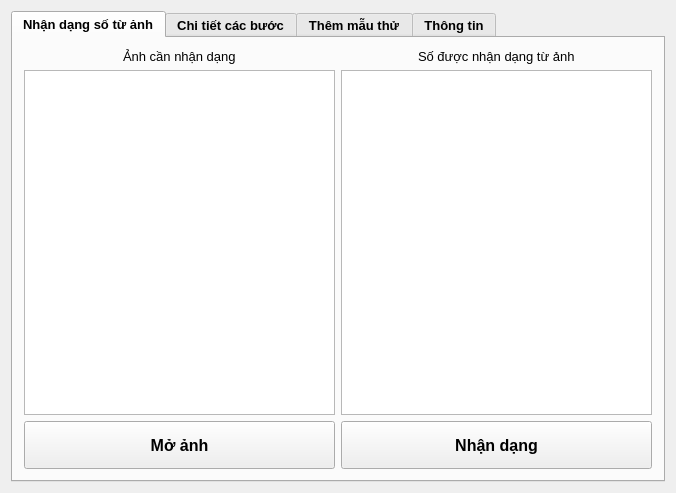
<?xml version="1.0" encoding="UTF-8"?>
<ui version="4.0">
 <class>MainWindow</class>
 <widget class="QMainWindow" name="MainWindow">
  <property name="geometry">
   <rect>
    <x>0</x>
    <y>0</y>
    <width>676</width>
    <height>493</height>
   </rect>
  </property>
  <property name="sizePolicy">
   <sizepolicy hsizetype="Preferred" vsizetype="Preferred">
    <horstretch>0</horstretch>
    <verstretch>0</verstretch>
   </sizepolicy>
  </property>
  <property name="minimumSize">
   <size>
    <width>640</width>
    <height>480</height>
   </size>
  </property>
  <property name="windowTitle">
   <string>Nhận dạng số từ ảnh đơn giản</string>
  </property>
  <widget class="QWidget" name="centralWidget">
   <layout class="QGridLayout" name="gridLayout_2">
    <item row="0" column="0">
     <layout class="QGridLayout" name="gridLayout">
      <item row="0" column="0">
       <widget class="QTabWidget" name="tabWidget">
        <property name="minimumSize">
         <size>
          <width>0</width>
          <height>0</height>
         </size>
        </property>
        <property name="font">
         <font>
          <pointsize>10</pointsize>
          <weight>75</weight>
          <bold>true</bold>
         </font>
        </property>
        <property name="currentIndex">
         <number>0</number>
        </property>
        <widget class="QWidget" name="tab_1">
         <property name="minimumSize">
          <size>
           <width>0</width>
           <height>0</height>
          </size>
         </property>
         <attribute name="title">
          <string>Nhận dạng số từ ảnh</string>
         </attribute>
         <layout class="QGridLayout" name="gridLayout_5">
          <item row="1" column="0" colspan="2">
           <layout class="QHBoxLayout" name="horizontalLayout">
            <item>
             <widget class="QPushButton" name="openButton">
              <property name="minimumSize">
               <size>
                <width>0</width>
                <height>48</height>
               </size>
              </property>
              <property name="font">
               <font>
                <pointsize>12</pointsize>
                <weight>75</weight>
                <bold>true</bold>
               </font>
              </property>
              <property name="text">
               <string>Mở ảnh</string>
              </property>
             </widget>
            </item>
            <item>
             <widget class="QPushButton" name="runButton">
              <property name="enabled">
               <bool>true</bool>
              </property>
              <property name="minimumSize">
               <size>
                <width>0</width>
                <height>48</height>
               </size>
              </property>
              <property name="font">
               <font>
                <pointsize>12</pointsize>
                <weight>75</weight>
                <bold>true</bold>
               </font>
              </property>
              <property name="text">
               <string>Nhận dạng</string>
              </property>
             </widget>
            </item>
           </layout>
          </item>
          <item row="0" column="0" colspan="2">
           <layout class="QHBoxLayout" name="horizontalLayout_2">
            <item>
             <layout class="QVBoxLayout" name="verticalLayout_2">
              <item alignment="Qt::AlignHCenter">
               <widget class="QLabel" name="label">
                <property name="font">
                 <font>
                  <weight>50</weight>
                  <bold>false</bold>
                 </font>
                </property>
                <property name="text">
                 <string>Ảnh cần nhận dạng</string>
                </property>
               </widget>
              </item>
              <item>
               <widget class="QGraphicsView" name="graphicsView">
                <property name="verticalScrollBarPolicy">
                 <enum>Qt::ScrollBarAsNeeded</enum>
                </property>
                <property name="horizontalScrollBarPolicy">
                 <enum>Qt::ScrollBarAsNeeded</enum>
                </property>
                <property name="sizeAdjustPolicy">
                 <enum>QAbstractScrollArea::AdjustIgnored</enum>
                </property>
                <property name="resizeAnchor">
                 <enum>QGraphicsView::NoAnchor</enum>
                </property>
                <property name="viewportUpdateMode">
                 <enum>QGraphicsView::MinimalViewportUpdate</enum>
                </property>
               </widget>
              </item>
             </layout>
            </item>
            <item>
             <layout class="QVBoxLayout" name="verticalLayout">
              <item alignment="Qt::AlignHCenter">
               <widget class="QLabel" name="label_2">
                <property name="font">
                 <font>
                  <weight>50</weight>
                  <bold>false</bold>
                 </font>
                </property>
                <property name="text">
                 <string>Số được nhận dạng từ ảnh</string>
                </property>
               </widget>
              </item>
              <item>
               <widget class="QTextEdit" name="textEdit">
                <property name="font">
                 <font>
                  <pointsize>36</pointsize>
                  <weight>75</weight>
                  <bold>true</bold>
                 </font>
                </property>
                <property name="readOnly">
                 <bool>true</bool>
                </property>
               </widget>
              </item>
             </layout>
            </item>
           </layout>
          </item>
         </layout>
        </widget>
        <widget class="QWidget" name="tab_2">
         <attribute name="title">
          <string>Chi tiết các bước</string>
         </attribute>
         <layout class="QGridLayout" name="gridLayout_3">
          <item row="0" column="0">
           <widget class="QStackedWidget" name="stackedWidget">
            <property name="font">
             <font>
              <pointsize>12</pointsize>
             </font>
            </property>
            <property name="currentIndex">
             <number>0</number>
            </property>
            <widget class="QWidget" name="page_0">
             <layout class="QGridLayout" name="gridLayout_4">
              <item row="0" column="0">
               <layout class="QVBoxLayout" name="verticalLayout_3">
                <item>
                 <widget class="QGraphicsView" name="graphicsView_0"/>
                </item>
                <item alignment="Qt::AlignHCenter">
                 <widget class="QLabel" name="label_3">
                  <property name="text">
                   <string>Bước 1: Mở ảnh</string>
                  </property>
                 </widget>
                </item>
                <item>
                 <spacer name="horizontalSpacer">
                  <property name="orientation">
                   <enum>Qt::Horizontal</enum>
                  </property>
                  <property name="sizeHint" stdset="0">
                   <size>
                    <width>40</width>
                    <height>20</height>
                   </size>
                  </property>
                 </spacer>
                </item>
               </layout>
              </item>
              <item row="1" column="0">
               <layout class="QHBoxLayout" name="horizontalLayout_4">
                <item>
                 <widget class="QPushButton" name="pushButton_2">
                  <property name="enabled">
                   <bool>false</bool>
                  </property>
                  <property name="minimumSize">
                   <size>
                    <width>0</width>
                    <height>48</height>
                   </size>
                  </property>
                  <property name="font">
                   <font>
                    <pointsize>12</pointsize>
                   </font>
                  </property>
                  <property name="text">
                   <string>Trở lại</string>
                  </property>
                 </widget>
                </item>
                <item>
                 <widget class="QPushButton" name="nextButton_0">
                  <property name="minimumSize">
                   <size>
                    <width>0</width>
                    <height>48</height>
                   </size>
                  </property>
                  <property name="font">
                   <font>
                    <pointsize>12</pointsize>
                   </font>
                  </property>
                  <property name="text">
                   <string>Tiếp theo</string>
                  </property>
                 </widget>
                </item>
               </layout>
              </item>
             </layout>
            </widget>
            <widget class="QWidget" name="page_1">
             <layout class="QGridLayout" name="gridLayout_6">
              <item row="0" column="0">
               <layout class="QVBoxLayout" name="verticalLayout_4">
                <item>
                 <widget class="QGraphicsView" name="graphicsView_1"/>
                </item>
                <item alignment="Qt::AlignHCenter">
                 <widget class="QLabel" name="label_4">
                  <property name="text">
                   <string>Bước 2: Chuyển sang ảnh đa mức xám</string>
                  </property>
                 </widget>
                </item>
                <item>
                 <spacer name="horizontalSpacer_2">
                  <property name="orientation">
                   <enum>Qt::Horizontal</enum>
                  </property>
                  <property name="sizeHint" stdset="0">
                   <size>
                    <width>40</width>
                    <height>20</height>
                   </size>
                  </property>
                 </spacer>
                </item>
               </layout>
              </item>
              <item row="1" column="0">
               <layout class="QHBoxLayout" name="horizontalLayout_3">
                <item>
                 <widget class="QPushButton" name="preButton_1">
                  <property name="minimumSize">
                   <size>
                    <width>0</width>
                    <height>48</height>
                   </size>
                  </property>
                  <property name="font">
                   <font>
                    <pointsize>12</pointsize>
                    <weight>75</weight>
                    <bold>true</bold>
                   </font>
                  </property>
                  <property name="text">
                   <string>Trở lại</string>
                  </property>
                 </widget>
                </item>
                <item>
                 <widget class="QPushButton" name="nextButton_1">
                  <property name="minimumSize">
                   <size>
                    <width>0</width>
                    <height>48</height>
                   </size>
                  </property>
                  <property name="font">
                   <font>
                    <pointsize>12</pointsize>
                   </font>
                  </property>
                  <property name="text">
                   <string>Tiếp theo</string>
                  </property>
                 </widget>
                </item>
               </layout>
              </item>
             </layout>
            </widget>
            <widget class="QWidget" name="page_2">
             <layout class="QGridLayout" name="gridLayout_7">
              <item row="0" column="0">
               <layout class="QVBoxLayout" name="verticalLayout_5">
                <item>
                 <widget class="QGraphicsView" name="graphicsView_2"/>
                </item>
                <item alignment="Qt::AlignHCenter">
                 <widget class="QLabel" name="label_5">
                  <property name="text">
                   <string>Bước 3: Chuyển sang ảnh nhị phân</string>
                  </property>
                 </widget>
                </item>
                <item>
                 <spacer name="horizontalSpacer_3">
                  <property name="orientation">
                   <enum>Qt::Horizontal</enum>
                  </property>
                  <property name="sizeHint" stdset="0">
                   <size>
                    <width>40</width>
                    <height>20</height>
                   </size>
                  </property>
                 </spacer>
                </item>
               </layout>
              </item>
              <item row="1" column="0">
               <layout class="QHBoxLayout" name="horizontalLayout_6">
                <item>
                 <widget class="QPushButton" name="preButton_2">
                  <property name="minimumSize">
                   <size>
                    <width>0</width>
                    <height>48</height>
                   </size>
                  </property>
                  <property name="font">
                   <font>
                    <pointsize>12</pointsize>
                   </font>
                  </property>
                  <property name="text">
                   <string>Trở lại</string>
                  </property>
                 </widget>
                </item>
                <item>
                 <widget class="QPushButton" name="nextButton_2">
                  <property name="minimumSize">
                   <size>
                    <width>0</width>
                    <height>48</height>
                   </size>
                  </property>
                  <property name="font">
                   <font>
                    <pointsize>12</pointsize>
                   </font>
                  </property>
                  <property name="text">
                   <string>Tiếp theo</string>
                  </property>
                 </widget>
                </item>
               </layout>
              </item>
             </layout>
            </widget>
            <widget class="QWidget" name="page_3">
             <layout class="QGridLayout" name="gridLayout_8">
              <item row="0" column="0">
               <layout class="QVBoxLayout" name="verticalLayout_6">
                <item>
                 <widget class="QGraphicsView" name="graphicsView_3"/>
                </item>
                <item alignment="Qt::AlignHCenter">
                 <widget class="QLabel" name="label_6">
                  <property name="text">
                   <string>Bước 4: Khử nhiễu</string>
                  </property>
                 </widget>
                </item>
                <item>
                 <spacer name="horizontalSpacer_4">
                  <property name="orientation">
                   <enum>Qt::Horizontal</enum>
                  </property>
                  <property name="sizeHint" stdset="0">
                   <size>
                    <width>40</width>
                    <height>20</height>
                   </size>
                  </property>
                 </spacer>
                </item>
               </layout>
              </item>
              <item row="1" column="0">
               <layout class="QHBoxLayout" name="horizontalLayout_7">
                <item>
                 <widget class="QPushButton" name="preButton_3">
                  <property name="minimumSize">
                   <size>
                    <width>0</width>
                    <height>48</height>
                   </size>
                  </property>
                  <property name="font">
                   <font>
                    <pointsize>12</pointsize>
                   </font>
                  </property>
                  <property name="text">
                   <string>Trở lại</string>
                  </property>
                 </widget>
                </item>
                <item>
                 <widget class="QPushButton" name="nextButton_3">
                  <property name="minimumSize">
                   <size>
                    <width>0</width>
                    <height>48</height>
                   </size>
                  </property>
                  <property name="text">
                   <string>Tiếp theo</string>
                  </property>
                 </widget>
                </item>
               </layout>
              </item>
             </layout>
            </widget>
            <widget class="QWidget" name="page_4">
             <layout class="QGridLayout" name="gridLayout_9">
              <item row="0" column="0">
               <layout class="QVBoxLayout" name="verticalLayout_7">
                <item>
                 <widget class="QGraphicsView" name="graphicsView_4"/>
                </item>
                <item alignment="Qt::AlignHCenter">
                 <widget class="QLabel" name="label_7">
                  <property name="text">
                   <string>Bước 5: Khoanh vùng những nơi có số trên ảnh</string>
                  </property>
                 </widget>
                </item>
                <item>
                 <spacer name="horizontalSpacer_5">
                  <property name="orientation">
                   <enum>Qt::Horizontal</enum>
                  </property>
                  <property name="sizeHint" stdset="0">
                   <size>
                    <width>40</width>
                    <height>20</height>
                   </size>
                  </property>
                 </spacer>
                </item>
               </layout>
              </item>
              <item row="1" column="0">
               <layout class="QHBoxLayout" name="horizontalLayout_8">
                <item>
                 <widget class="QPushButton" name="preButton_4">
                  <property name="minimumSize">
                   <size>
                    <width>0</width>
                    <height>48</height>
                   </size>
                  </property>
                  <property name="text">
                   <string>Trở lại</string>
                  </property>
                 </widget>
                </item>
                <item>
                 <widget class="QPushButton" name="nextButton_4">
                  <property name="minimumSize">
                   <size>
                    <width>0</width>
                    <height>48</height>
                   </size>
                  </property>
                  <property name="text">
                   <string>Tiếp theo</string>
                  </property>
                 </widget>
                </item>
               </layout>
              </item>
             </layout>
            </widget>
            <widget class="QWidget" name="page_5">
             <layout class="QGridLayout" name="gridLayout_10">
              <item row="0" column="0">
               <layout class="QVBoxLayout" name="verticalLayout_8">
                <item>
                 <widget class="QTextEdit" name="textEdit_5">
                  <property name="font">
                   <font>
                    <pointsize>48</pointsize>
                   </font>
                  </property>
                  <property name="readOnly">
                   <bool>true</bool>
                  </property>
                 </widget>
                </item>
                <item alignment="Qt::AlignHCenter">
                 <widget class="QLabel" name="label_8">
                  <property name="text">
                   <string>Bước 6: So sánh và đưa ra kết quả</string>
                  </property>
                 </widget>
                </item>
                <item>
                 <spacer name="horizontalSpacer_6">
                  <property name="orientation">
                   <enum>Qt::Horizontal</enum>
                  </property>
                  <property name="sizeHint" stdset="0">
                   <size>
                    <width>40</width>
                    <height>20</height>
                   </size>
                  </property>
                 </spacer>
                </item>
               </layout>
              </item>
              <item row="1" column="0">
               <layout class="QHBoxLayout" name="horizontalLayout_9">
                <item>
                 <widget class="QPushButton" name="preButton_5">
                  <property name="minimumSize">
                   <size>
                    <width>0</width>
                    <height>48</height>
                   </size>
                  </property>
                  <property name="text">
                   <string>Trở lại</string>
                  </property>
                 </widget>
                </item>
                <item>
                 <widget class="QPushButton" name="exitButton_5">
                  <property name="enabled">
                   <bool>false</bool>
                  </property>
                  <property name="minimumSize">
                   <size>
                    <width>0</width>
                    <height>48</height>
                   </size>
                  </property>
                  <property name="text">
                   <string>Tiếp theo</string>
                  </property>
                 </widget>
                </item>
               </layout>
              </item>
             </layout>
            </widget>
           </widget>
          </item>
         </layout>
        </widget>
        <widget class="QWidget" name="tab_3">
         <attribute name="title">
          <string>Thêm mẫu thử</string>
         </attribute>
         <layout class="QGridLayout" name="gridLayout_15">
          <item row="0" column="0">
           <layout class="QGridLayout" name="gridLayout_14">
            <item row="1" column="4">
             <widget class="QGraphicsView" name="graphicsView_2_9"/>
            </item>
            <item row="1" column="0">
             <widget class="QGraphicsView" name="graphicsView_2_5"/>
            </item>
            <item row="0" column="1">
             <widget class="QGraphicsView" name="graphicsView_2_1"/>
            </item>
            <item row="0" column="0">
             <widget class="QGraphicsView" name="graphicsView_2_0"/>
            </item>
            <item row="0" column="4">
             <widget class="QGraphicsView" name="graphicsView_2_4"/>
            </item>
            <item row="1" column="3">
             <widget class="QGraphicsView" name="graphicsView_2_8"/>
            </item>
            <item row="0" column="3">
             <widget class="QGraphicsView" name="graphicsView_2_3"/>
            </item>
            <item row="1" column="1">
             <widget class="QGraphicsView" name="graphicsView_2_6"/>
            </item>
            <item row="0" column="2">
             <widget class="QGraphicsView" name="graphicsView_2_2"/>
            </item>
            <item row="1" column="2">
             <widget class="QGraphicsView" name="graphicsView_2_7"/>
            </item>
           </layout>
          </item>
          <item row="1" column="0">
           <layout class="QHBoxLayout" name="horizontalLayout_16">
            <item>
             <widget class="QPushButton" name="loadButton">
              <property name="minimumSize">
               <size>
                <width>0</width>
                <height>48</height>
               </size>
              </property>
              <property name="font">
               <font>
                <pointsize>12</pointsize>
               </font>
              </property>
              <property name="text">
               <string>Mở thư mục chứa mẫu thử</string>
              </property>
              <property name="flat">
               <bool>false</bool>
              </property>
             </widget>
            </item>
            <item>
             <widget class="QPushButton" name="trainButton">
              <property name="enabled">
               <bool>true</bool>
              </property>
              <property name="minimumSize">
               <size>
                <width>0</width>
                <height>48</height>
               </size>
              </property>
              <property name="font">
               <font>
                <pointsize>12</pointsize>
               </font>
              </property>
              <property name="mouseTracking">
               <bool>false</bool>
              </property>
              <property name="autoFillBackground">
               <bool>false</bool>
              </property>
              <property name="text">
               <string>Thêm mẫu thử vào cơ sở dữ liệu nhận dạng</string>
              </property>
              <property name="flat">
               <bool>false</bool>
              </property>
             </widget>
            </item>
           </layout>
          </item>
         </layout>
        </widget>
        <widget class="QWidget" name="tab_4">
         <attribute name="title">
          <string>Thông tin</string>
         </attribute>
         <layout class="QGridLayout" name="gridLayout_16">
          <item row="0" column="0">
           <layout class="QGridLayout" name="gridLayout_17">
            <item row="1" column="0">
             <widget class="QLabel" name="label_12">
              <property name="text">
               <string>&lt;html&gt;&lt;head/&gt;&lt;body&gt;&lt;p align=&quot;center&quot;&gt;&lt;span style=&quot; font-size:12pt; text-decoration: underline; color:#000000;&quot;&gt;Nhóm tác giả:&lt;/span&gt;&lt;/p&gt;&lt;p align=&quot;center&quot;&gt;&lt;span style=&quot; font-size:12pt; color:#000000;&quot;&gt;Nguyễn Văn Diện&lt;/span&gt;&lt;/p&gt;&lt;p align=&quot;center&quot;&gt;&lt;span style=&quot; font-size:12pt; color:#000000;&quot;&gt;Lương Tấn Đạt&lt;/span&gt;&lt;/p&gt;&lt;p align=&quot;center&quot;&gt;&lt;span style=&quot; font-size:12pt; color:#000000;&quot;&gt;Trần Thị Duyên Hồng&lt;/span&gt;&lt;/p&gt;&lt;p align=&quot;center&quot;&gt;&lt;span style=&quot; font-size:12pt; color:#000000;&quot;&gt;Trần Nguyễn Bảo Trung&lt;/span&gt;&lt;/p&gt;&lt;p align=&quot;center&quot;&gt;&lt;span style=&quot; font-size:12pt; color:#000000;&quot;&gt;Khang Mạnh Tử&lt;/span&gt;&lt;span style=&quot; font-size:12pt;&quot;&gt;&lt;br/&gt;&lt;/span&gt;&lt;/p&gt;&lt;/body&gt;&lt;/html&gt;</string>
              </property>
             </widget>
            </item>
            <item row="0" column="0">
             <widget class="QLabel" name="label_11">
              <property name="text">
               <string>&lt;html&gt;&lt;head/&gt;&lt;body&gt;&lt;p align=&quot;center&quot;&gt;&lt;span style=&quot; font-size:14pt; color:#0000ff;&quot;&gt;Phần mềm nhận diện số cơ bản từ ảnh&lt;/span&gt;&lt;span style=&quot; font-size:14pt;&quot;&gt;&lt;br/&gt;&lt;/span&gt;&lt;/p&gt;&lt;/body&gt;&lt;/html&gt;</string>
              </property>
             </widget>
            </item>
            <item row="3" column="0">
             <layout class="QHBoxLayout" name="horizontalLayout_17">
              <item>
               <layout class="QHBoxLayout" name="horizontalLayout_18">
                <item>
                 <widget class="QPushButton" name="pushButton_3">
                  <property name="minimumSize">
                   <size>
                    <width>0</width>
                    <height>48</height>
                   </size>
                  </property>
                  <property name="baseSize">
                   <size>
                    <width>0</width>
                    <height>0</height>
                   </size>
                  </property>
                  <property name="text">
                   <string>Hướng dẫn cơ bản</string>
                  </property>
                 </widget>
                </item>
                <item>
                 <widget class="QPushButton" name="pushButton">
                  <property name="minimumSize">
                   <size>
                    <width>0</width>
                    <height>48</height>
                   </size>
                  </property>
                  <property name="text">
                   <string>Thoát</string>
                  </property>
                 </widget>
                </item>
               </layout>
              </item>
             </layout>
            </item>
            <item row="2" column="0">
             <spacer name="verticalSpacer">
              <property name="orientation">
               <enum>Qt::Vertical</enum>
              </property>
              <property name="sizeHint" stdset="0">
               <size>
                <width>20</width>
                <height>40</height>
               </size>
              </property>
             </spacer>
            </item>
           </layout>
          </item>
         </layout>
        </widget>
       </widget>
      </item>
     </layout>
    </item>
   </layout>
  </widget>
 </widget>
 <layoutdefault spacing="6" margin="11"/>
 <resources/>
 <connections/>
</ui>
